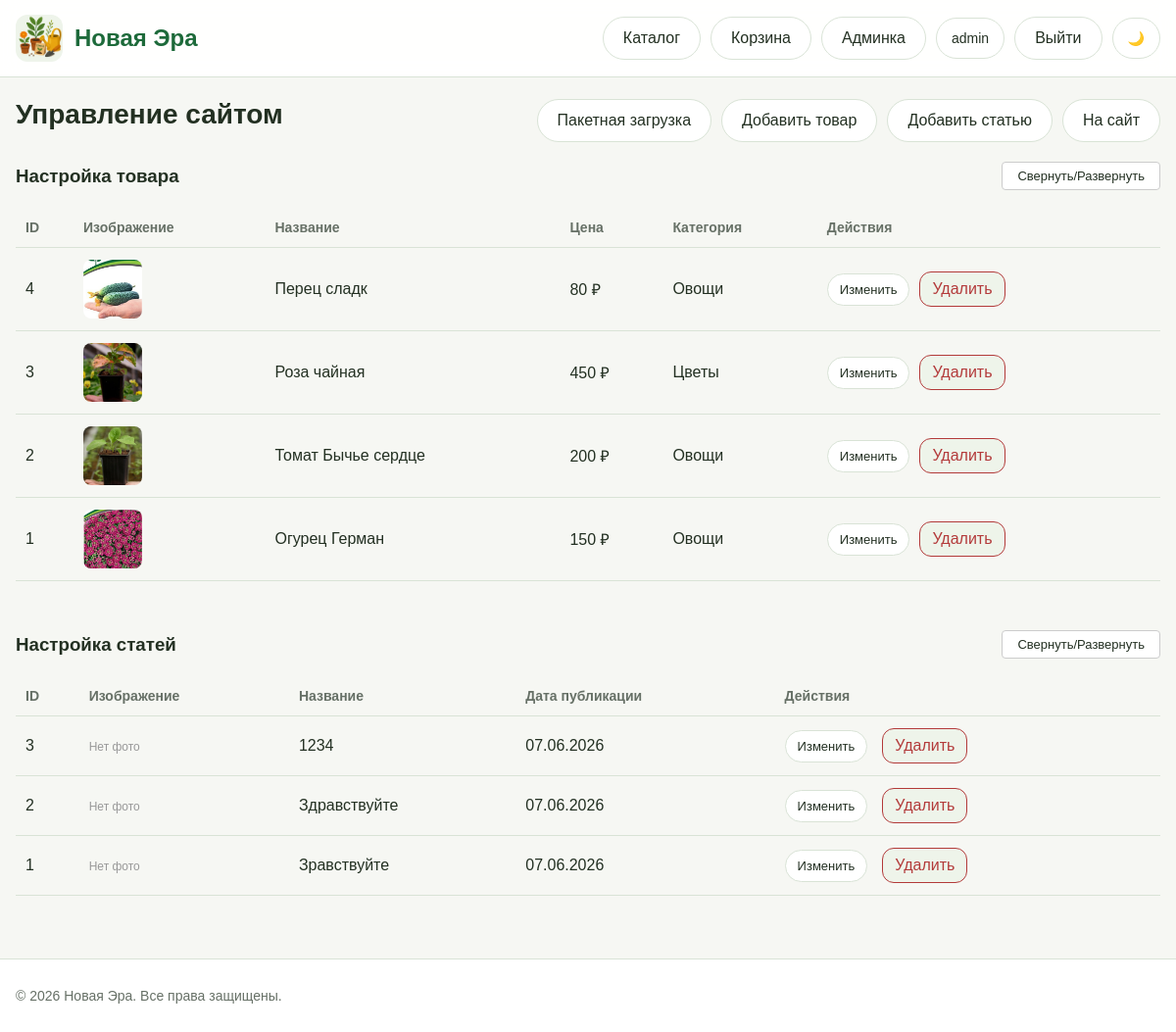
Page /admin (signed in) on the earlier database version.
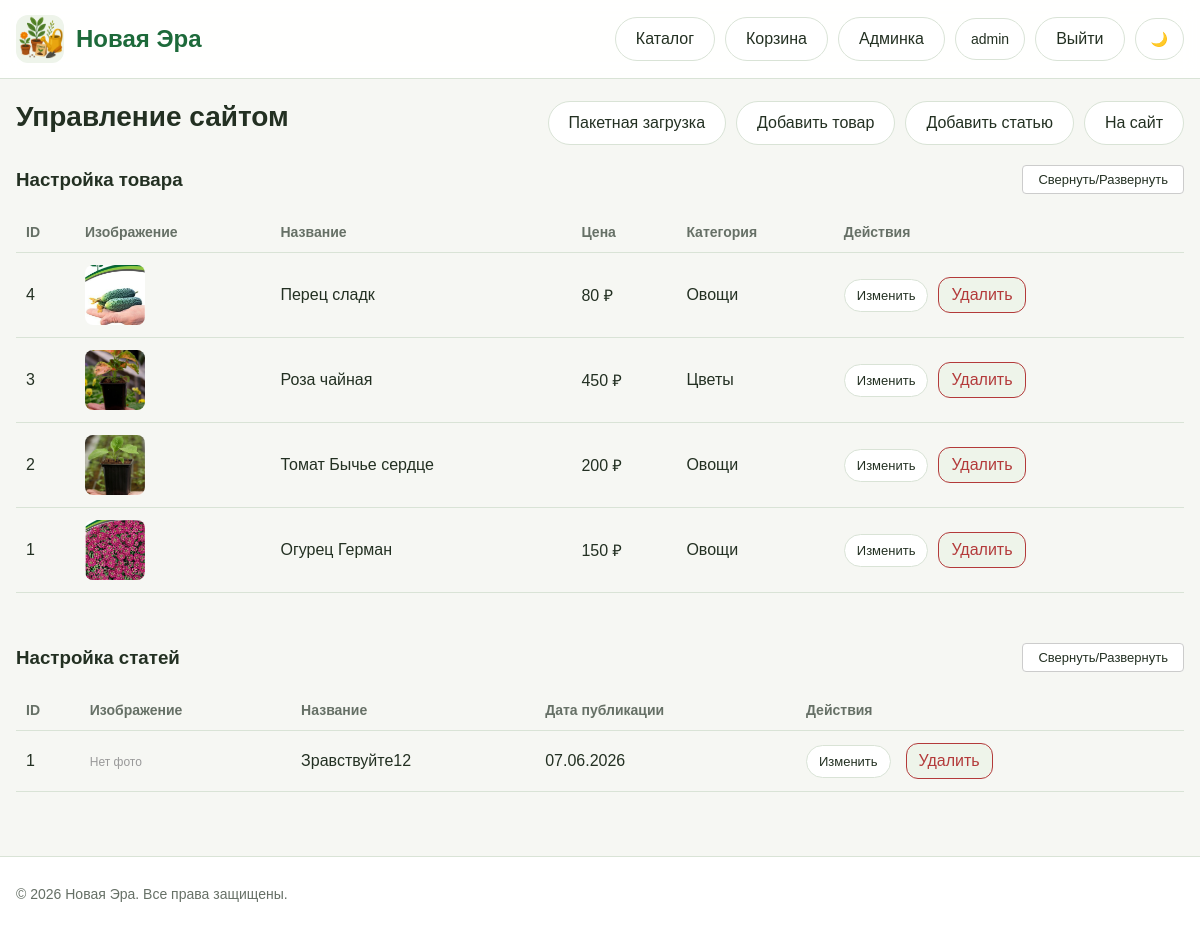
Same page on the later database version.
### models.py (models this page shows, shortened)
class User(UserMixin, db.Model):
    __tablename__ = "users"
    id = db.Column(db.Integer, primary_key=True)
    username = db.Column(db.String(80), unique=True, nullable=False, index=True)
    email = db.Column(db.String(120), unique=True, nullable=False, index=True)
    password_hash = db.Column(db.String(255), nullable=False)
    is_admin = db.Column(db.Boolean, default=False, nullable=False)
    created_at = db.Column(db.DateTime, default=datetime.utcnow, nullable=False)
    surname = db.Column(db.String(80), nullable=True)
    name = db.Column(db.String(80), nullable=True)
    patronymic = db.Column(db.String(80), nullable=True)
    favorite_products = db.relationship(
        'Product',
        secondary=favorites,
        backref=db.backref('favorited_by', lazy='dynamic'),
        lazy='dynamic')

class Product(db.Model):
    __tablename__ = "products"
    id = db.Column(db.Integer, primary_key=True)
    name = db.Column(db.String(200), nullable=False, index=True)
    description = db.Column(db.Text, nullable=False)
    price = db.Column(db.Float, nullable=False)
    image_url = db.Column(db.String(255), nullable=True)
    category_id = db.Column(db.Integer, db.ForeignKey("categories.id"), nullable=False)
    created_at = db.Column(db.DateTime, default=datetime.utcnow, nullable=False)
    category = db.relationship("Category", back_populates="products", lazy="selectin")
    extra_images = db.relationship('ProductImage',
                                   backref='product',
                                   lazy='dynamic',
                                   cascade='all, delete-orphan',
                                   order_by='ProductImage.order')

class Category(db.Model):
    __tablename__ = "categories"
    id = db.Column(db.Integer, primary_key=True)
    slug = db.Column(db.String(64), unique=True, nullable=False, index=True)
    name = db.Column(db.String(100), unique=True, nullable=False)
    products = db.relationship("Product", back_populates="category", cascade="all, delete-orphan", lazy="selectin")

class Post(db.Model):
    __tablename__ = 'post'
    id = db.Column(db.Integer, primary_key=True)
    title = db.Column(db.String(200), nullable=False)
    content = db.Column(db.Text, nullable=False)
    date_posted = db.Column(db.DateTime, default=datetime.now)
    image_post = db.Column(db.String(255))
    product_id = db.Column(db.Integer, db.ForeignKey('products.id'), nullable=True)
    related_product = db.relationship('Product', backref='posts')

### routes.py (the view)
@bp.route("/admin")
@login_required
def admin():
    _admin_only()
    return render_template("admin.html", products=Product.query.order_by(Product.id.desc()).all(), posts=Post.query.order_by(Post.id.desc()).all())

### routes.py (called while the page is built)
@login_manager.user_loader
def load_user(user_id: str):
    try:
        return db.session.get(User, int(user_id))
    except:
        return None

def _admin_only():
    if not current_user.is_authenticated or not current_user.is_admin:
        abort(403)

### templates/admin.html (shortened to what this page needs)
{% extends "base.html" %}
{% block content %}
<div class="admin-head">
    <h1>Управление сайтом</h1>
    <div class="admin-actions">
        <a href="{{ url_for('main.bulk_upload') }}" class="top-link">Пакетная загрузка</a>
        <a href="{{ url_for('main.add_product') }}" class="top-link">Добавить товар</a>
        <a href="{{ url_for('main.add_post') }}" class="top-link">Добавить статью</a>
        <a href="{{ url_for('main.index') }}" class="top-link">На сайт</a>
    </div>
</div>
<div style="display: flex; justify-content: space-between; align-items: center; margin-bottom: 15px;">
    <h3 style="margin: 0;">Настройка товара</h3>
    <button onclick="toggleSection('products-table-wrap')" class="top-link" style="padding: 6px 15px; cursor: pointer; background: #fff; border: 1px solid #ccc; border-radius: 4px; font-size: 13px;">
        Свернуть/Развернуть
    </button>
</div>
<div id="products-table-wrap" class="table-wrap" style="transition: all 0.3s ease;">
    <table class="admin-table">
        <thead>
            <tr>
                <th>ID</th>
                <th>Изображение</th>
                <th>Название</th>
                <th>Цена</th>
                <th>Категория</th>
                <th>Действия</th>
            </tr>
        </thead>
        <tbody>
            {% for p in products %}
            <tr>
                <td data-label="ID">{{ p.id }}</td>
                <td data-label="Изображение">
                    {% if p.image_url %}
                        <img src="{{ p.image_url }}" style="width:60px;height:60px;object-fit:cover;border-radius:8px;">
                    {% endif %}
                </td>
                <td data-label="Название">{{ p.name }}</td>
                <td data-label="Цена">{{ "%.0f"|format(p.price) }} ₽</td>
                <td data-label="Категория">{{ p.category.name }}</td>
                <td data-label="Действия">
                    <div class="row-actions">
                        <a href="{{ url_for('main.edit_product', product_id=p.id) }}" class="top-link" style="padding:8px 12px;font-size:13px;">Изменить</a>
                        <form method="POST" action="{{ url_for('main.delete_product', product_id=p.id) }}" style="display:inline;" onsubmit="return confirm('Удалить товар?');">
                            <button type="submit" class="delete-mini">Удалить</button>
                        </form>
                    </div>
                </td>
            </tr>
            {% else %}
            <tr>
                <td colspan="6" class="empty-row">Товаров пока нет</td>
            </tr>
            {% endfor %}
        </tbody>
    </table>
</div>
<div class="admin-section" style="margin-top: 50px;">
    <div style="display: flex; justify-content: space-between; align-items: center; margin-bottom: 15px;">
        <h3 style="margin: 0;">Настройка статей</h3>
        <button onclick="toggleSection('posts-table-wrap')" class="top-link" style="padding: 6px 15px; cursor: pointer; background: #fff; border: 1px solid #ccc; border-radius: 4px; font-size: 13px;">
            Свернуть/Развернуть
        </button>
    </div>
    <div id="posts-table-wrap" class="table-wrap" style="transition: all 0.3s ease;">
        <table class="admin-table">
            <thead>
                <tr>
                    <th>ID</th>
                    <th>Изображение</th>
                    <th>Название</th>
                    <th>Дата публикации</th>
                    <th>Действия</th>
                </tr>
            </thead>
            <tbody>
                {% for post in posts %}
                <tr>
                    <td data-label="ID">{{ post.id }}</td>
                    <td data-label="Изображение">
                        {% if post.image_post %}
                            <img src="{{ post.image_post }}" style="width:60px; height:60px; object-fit:cover; border-radius:8px;">
                        {% else %}
                            <span style="font-size: 12px; color: #999;">Нет фото</span>
                        {% endif %}
                    </td>
                    <td data-label="Название">{{ post.title }}</td>
                    <td data-label="Дата публикации">{{ post.date_posted.strftime('%d.%m.%Y') }}</td>
                    <td data-label="Действия">
                        <div class="row-actions">
                            <a href="{{ url_for('main.edit_post', post_id=post.id) }}" class="top-link" style="padding:8px 12px; font-size:13px; margin-right: 5px;">
                                Изменить
                            </a>
                            <form method="POST" action="{{ url_for('main.delete_post', post_id=post.id) }}" style="display:inline;" onsubmit="return confirm('Вы уверены, что хотите удалить эту статью?');">
                                <button type="submit" class="delete-mini">Удалить</button>
                            </form>
                        </div>
                    </td>
                </tr>
                {% else %}
                <tr>
                    <td colspan="5" style="text-align: center; padding: 20px; color: #999;">Статей пока нет.</td>
                </tr>
                {% endfor %}
            </tbody>
        </table>
    </div>
</div>
{% endblock %}

### templates/base.html (shortened to what this page needs)
<!DOCTYPE html>
<html lang="ru">
<head>
    <link rel="stylesheet" href="{{ url_for('static', filename='css/style.css') }}">
</head>
<body>
<header class="header">
    <div class="container header-inner">
        <div class="logo">
            <a href="{{ url_for('main.index') }}" style="display:flex;align-items:center;gap:12px;">
                <img src="{{ url_for('static', filename='images/icon.png') }}" alt="Logo" style="width:48px;height:48px;border-radius:12px;">
                <div class="logo-text">
                    <div class="title" style="color:var(--brand);">{{ brand_name }}</div>
                </div>
            </a>
        </div>
        <nav class="top-nav">
            <a href="{{ url_for('main.index') }}" class="top-link">Каталог</a>
            <a href="{{ url_for('main.basket') }}" class="top-link">Корзина</a>
            {% if current_user.is_authenticated %}
                {% if current_user.is_admin %}
                    <a href="{{ url_for('main.admin') }}" class="top-link">Админка</a>
                {% endif %}
                <a href="{{ url_for('main.profile') }}" class="profile-btn">{{ current_user.username }}</a>
                <a href="{{ url_for('main.logout') }}" class="top-link">Выйти</a>
            {% else %}
                <a href="{{ url_for('main.login') }}" class="top-link">Войти</a>
            {% endif %}
            <button id="themeToggle" class="theme-toggle" type="button">🌙</button>
        </nav>
    </div>
</header>
<main class="main-content container">
    {% block content %}{% endblock %}
</main>
<footer class="footer">
    <div class="container footer-inner">
        <p>© 2026 {{ brand_name }}. Все права защищены.</p>
    </div>
</footer>
</body>
</html>

### static/css/style.css (style rules this page uses)
:root { --bg: #f6f7f3; --surface: #ffffff; --surface-soft: #eef4ea; --text: #233022; --muted: #667066; --brand: #1d6a3a; --brand-dark: #14552d; --border: #d9e3d6; --shadow: 0 12px 30px rgba(16, 48, 26, 0.08); --error: #b33a3a; --warning: #b46f0b; --success: #2a7d46; }
*, *::before, *::after { box-sizing: border-box; }
html { scroll-behavior: smooth; }
body { margin: 0; font-family: Arial, Helvetica, sans-serif; background: var(--bg); color: var(--text); }
a { color: inherit; text-decoration: none; }
img { max-width: 100%; display: block; }
button, input, select, textarea { font: inherit; }
.container { width: min(1180px, calc(100% - 32px)); margin: 0 auto; }
.main-content { padding: 22px 0 40px; }
.header { position: sticky; top: 0; z-index: 20; background: color-mix(in srgb, var(--surface) 92%, transparent); backdrop-filter: blur(10px); border-bottom: 1px solid var(--border); }
.header-inner { min-height: 78px; display: flex; align-items: center; justify-content: space-between; gap: 20px; }
.logo { display: flex; align-items: center; gap: 12px; min-width: 0; }
.logo img { width: 52px; height: 52px; border-radius: 16px; object-fit: cover; background: var(--surface-soft); }
.logo-text { min-width: 0; }
.title { font-size: 24px; font-weight: 800; line-height: 1.1; }
.top-nav { display: flex; align-items: center; gap: 10px; flex-wrap: wrap; justify-content: flex-end; }
.top-link { background: var(--surface); color: var(--text); border: 1px solid var(--border); padding: 12px 20px; border-radius: 999px; text-decoration: none; display: inline-flex; align-items: center; font-weight: 500; transition: all 0.2s ease; }
.footer { border-top: 1px solid var(--border); background: var(--surface); margin-top: 24px; }
.footer-inner { min-height: 74px; display: flex; align-items: center; color: var(--muted); font-size: 14px; }
.admin-head { display: flex; align-items: flex-start; justify-content: space-between; gap: 16px; flex-wrap: wrap; margin-bottom: 20px; }
.admin-head h1 { margin: 0; font-size: 28px; }
.admin-actions { display: flex; gap: 10px; flex-wrap: wrap; justify-content: flex-end; }
.table-wrap { overflow-x: auto; margin-top: 18px; }
.admin-table { width: 100%; border-collapse: collapse; }
.admin-table th, .admin-table td { padding: 12px 10px; text-align: left; border-bottom: 1px solid var(--border); vertical-align: middle; }
.admin-table th { font-size: 14px; color: var(--muted); white-space: nowrap; }
.row-actions { display: flex; gap: 10px; flex-wrap: wrap; align-items: center; }
.delete-mini { background: var(--surface-soft); border: 1px solid var(--error); color: var(--error); padding: 8px 12px; border-radius: 12px; cursor: pointer; }
.theme-toggle, .profile-btn { border: 1px solid var(--border); background: var(--surface); color: var(--text); border-radius: 999px; padding: 11px 15px; min-height: 42px; display: inline-flex; align-items: center; justify-content: center; cursor: pointer; font-size: 14px; transition: all 0.2s ease; }

Differences in the rows shown:
removed Post: id "3", image_post "Нет фото", title "1234", date_posted "07.06.2026"
removed Post: id "2", image_post "Нет фото", title "Здравствуйте", date_posted "07.06.2026"
changed Post id 1: title "Зравствуйте" → "Зравствуйте12"
